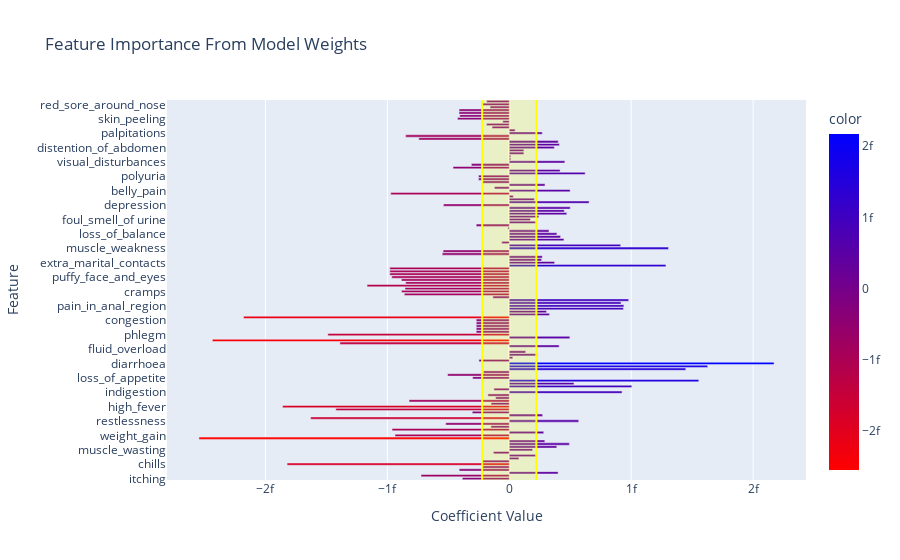

Notebook code cell kept with this figure:
### Code cell
importance_threshold = np.quantile(np.abs(coefficients), q=0.25)

fig = px.bar(
    x=coefficients,
    y=X_train.columns,
    orientation='h',
    color=coefficients,
    color_continuous_scale=[(0, 'red'), (1, 'blue')],
    labels={'x': "Coefficient Value", 'y': "Feature"},
    title="Feature Importance From Model Weights"
)

fig.add_vline(x=importance_threshold, line_color='yellow')
fig.add_vline(x=-importance_threshold, line_color='yellow')
fig.add_vrect(x0=importance_threshold, x1=-importance_threshold, line_width=0, fillcolor='yellow', opacity=0.2)

fig.show()

### Figure 1 — Plotly figure (JSON) as saved in the notebook; plotly's stock layout.template omitted (floating-point values rounded to 4 significant figures; data arrays with more than 128 entries replaced by an {"elided": "..."} marker saying what was removed)
{"data": [{"alignmentgroup": "True", "hovertemplate": "Coefficient Value=%{x}<br>Feature=%{y}<br>color=%{marker.color}<extra></extra>", "legendgroup": "", "marker": {"color": {"elided": "132 float values"}, "coloraxis": "coloraxis", "pattern": {"shape": ""}}, "name": "", "offsetgroup": "", "orientation": "h", "showlegend": false, "textposition": "auto", "type": "bar", "x": {"elided": "132 float values"}, "xaxis": "x", "y": {"elided": "132 str values"}, "yaxis": "y"}], "layout": {"barmode": "relative", "coloraxis": {"colorbar": {"title": {"text": "color"}}, "colorscale": [[0, "red"], [1, "blue"]]}, "legend": {"tracegroupgap": 0}, "shapes": [{"line": {"color": "yellow"}, "type": "line", "x0": 2.222e-16, "x1": 2.222e-16, "xref": "x", "y0": 0, "y1": 1, "yref": "y domain"}, {"line": {"color": "yellow"}, "type": "line", "x0": -2.222e-16, "x1": -2.222e-16, "xref": "x", "y0": 0, "y1": 1, "yref": "y domain"}, {"fillcolor": "yellow", "line": {"width": 0}, "opacity": 0.2, "type": "rect", "x0": 2.222e-16, "x1": -2.222e-16, "xref": "x", "y0": 0, "y1": 1, "yref": "y domain"}], "title": {"text": "Feature Importance From Model Weights"}, "xaxis": {"anchor": "y", "domain": [0, 1], "title": {"text": "Coefficient Value"}}, "yaxis": {"anchor": "x", "domain": [0, 1], "title": {"text": "Feature"}}}}
